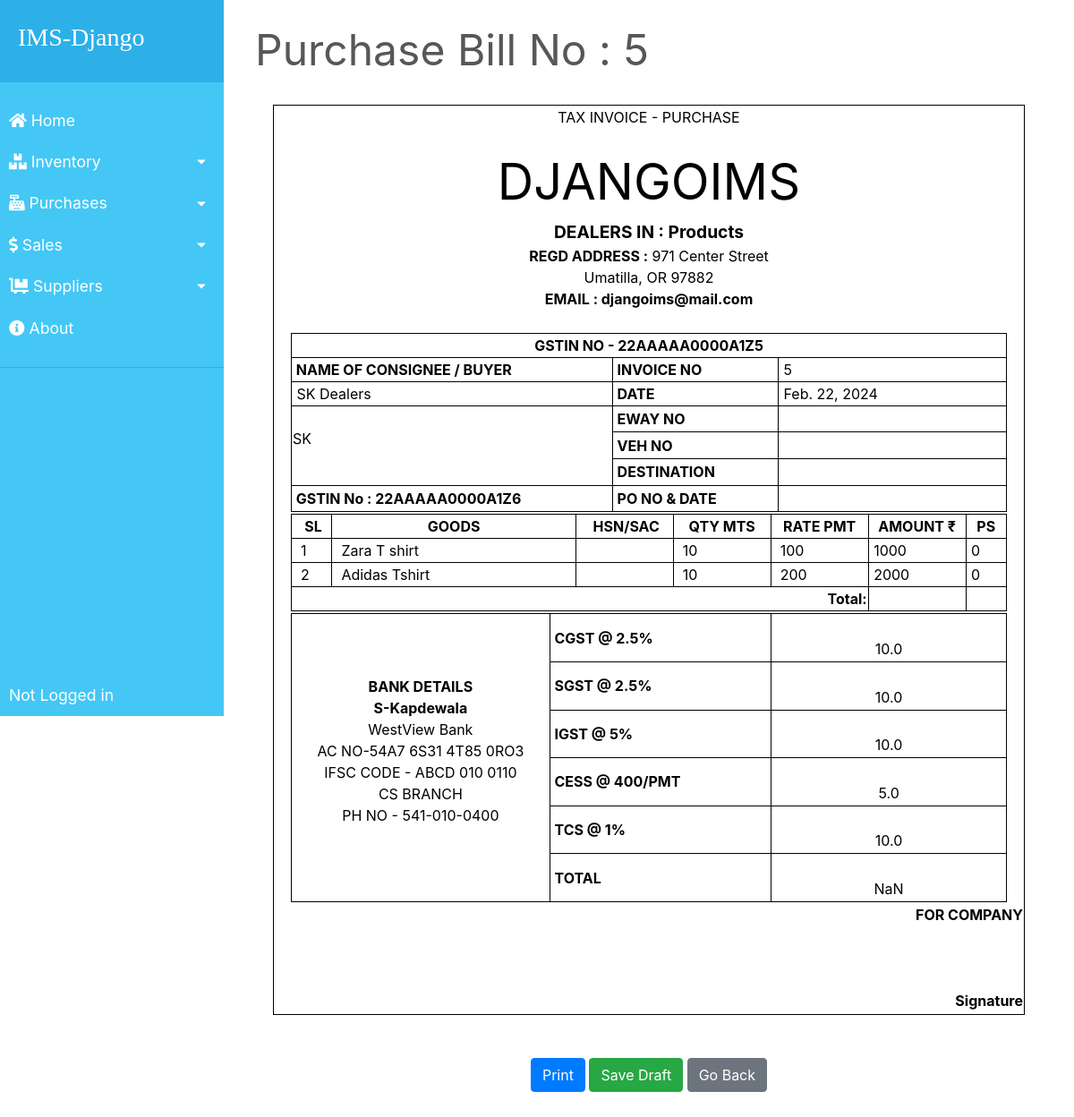
The app's page /transactions/purchases/5 with its own data.
### transactions/models.py (models this page shows, shortened)
class PurchaseBill(models.Model):
    billno = models.AutoField(primary_key=True)
    time = models.DateTimeField(auto_now=True)
    supplier = models.ForeignKey(Supplier, on_delete = models.CASCADE, related_name='purchasesupplier')

class Supplier(models.Model):
    id = models.AutoField(primary_key=True)
    name = models.CharField(max_length=150)
    phone = models.CharField(max_length=12, unique=True)
    address = models.CharField(max_length=200)
    email = models.EmailField(max_length=254, unique=True)
    gstin = models.CharField(max_length=15, unique=True)
    is_deleted = models.BooleanField(default=False)

class PurchaseBillDetails(models.Model):
    billno = models.ForeignKey(PurchaseBill, on_delete = models.CASCADE, related_name='purchasedetailsbillno')
    eway = models.CharField(max_length=50, blank=True, null=True)
    veh = models.CharField(max_length=50, blank=True, null=True)
    destination = models.CharField(max_length=50, blank=True, null=True)
    po = models.CharField(max_length=50, blank=True, null=True)
    cgst = models.CharField(max_length=50, blank=True, null=True)
    sgst = models.CharField(max_length=50, blank=True, null=True)
    igst = models.CharField(max_length=50, blank=True, null=True)
    cess = models.CharField(max_length=50, blank=True, null=True)
    tcs = models.CharField(max_length=50, blank=True, null=True)
    total = models.CharField(max_length=50, blank=True, null=True)

class PurchaseItem(models.Model):
    billno = models.ForeignKey(PurchaseBill, on_delete = models.CASCADE, related_name='purchasebillno')
    stock = models.ForeignKey(Stock, on_delete = models.CASCADE, related_name='purchaseitem')
    quantity = models.IntegerField(default=1)
    perprice = models.IntegerField(default=1)
    totalprice = models.IntegerField(default=1)

### inventory/models.py (models this page shows, shortened)
class Stock(models.Model):
    id = models.AutoField(primary_key=True)
    name = models.CharField(max_length=30, unique=True)
    quantity = models.IntegerField(default=1)
    is_deleted = models.BooleanField(default=False)

### transactions/views.py (the view, shortened to what this page needs)
# urls.py: path("purchases/<billno>", views.PurchaseBillView.as_view(), name="purchase-bill"),
class PurchaseBillView(View):
    model = PurchaseBill
    template_name = "bill/purchase_bill.html"
    bill_base = "bill/bill_base.html"
    def get(self, request, billno):
        context = {
            'bill'          : PurchaseBill.objects.get(billno=billno),
            'items'         : PurchaseItem.objects.filter(billno=billno),
            'billdetails'   : PurchaseBillDetails.objects.get(billno=billno),
            'bill_base'     : self.bill_base,
        }
        return render(request, self.template_name, context)

### transactions/templates/bill/purchase_bill.html (shortened to what this page needs)
{% extends bill_base %}
{% load static %}
{% block content %}
    <div style="color:#575757; font-style: bold; font-size: 3rem;  border-bottom: 1px solid white;">Purchase Bill No : {{ bill.billno }}</div>
    <form method="post">
        <div class="bg">
            <br>
            <div id="printArea" class="bg">
                <table class="outer-box inner-box" style="width: 840px; margin-left: auto; margin-right: auto;">
                    <tbody>
                        <tr style="height: 1px;">
                            <td> <p style="text-align: center;">TAX INVOICE - PURCHASE</p> </td>
                        </tr>
                        <tr style="text-align: center;">
                            <td >
                                <span style="font-size: 350%;">DJANGOIMS</span> <br>
                                <span style="font-size: 120%; font-weight: bold;">DEALERS IN : Products</span> <br>
                                <span style="font-weight: bold;">REGD ADDRESS :</span> 971 Center Street<br>Umatilla, OR 97882<br>
                                <span style="font-weight: bold;">EMAIL : djangoims@mail.com</span> <br><br>
                            </td>
                        </tr>
                        <tr>
                            <td>
                            <table class="outer-box" style="width: 800px; margin-left: auto; margin-right: auto;">
                                <tbody>
                                    <tr>
                                        <td class="inner-box" style="text-align: center; font-weight: bold;" colspan="3">GSTIN NO - 22AAAAA0000A1Z5</td>
                                    </tr>
                                    <tr>
                                        <td class="inner-box" style="width: 50%; font-weight: bold;">&nbsp;NAME OF CONSIGNEE / BUYER</td>
                                        <td class="inner-box" style="width: 25%; font-weight: bold;">&nbsp;INVOICE NO</td>
                                        <td class="inner-box" style="width: 25%;">&nbsp;{{ bill.billno }}</td>
                                    </tr>
                                    <tr>
                                        <td class="inner-box" style="width: 50%;">&nbsp;{{ bill.supplier.name }}</td>
                                        <td class="inner-box" style="width: 25%; font-weight: bold;">&nbsp;DATE</td>
                                        <td class="inner-box" style="width: 25%;">&nbsp;{{ bill.time.date }}</td>
                                    </tr>
                                    <tr>
                                        <td class="inner-box" style="width: 50%;" rowspan="3">{{ bill.supplier.address|linebreaks }}</td>
                                        <td class="inner-box" style="width: 25%; font-weight: bold;">&nbsp;EWAY NO</td>
                                        <td class="inner-box align-middle" style="width: 25%;"> <input type="text" name="eway" class="align-middle" style="border: 0; overflow: hidden;" value="{% if billdetails.eway %}{{ billdetails.eway }}{% endif %}"> </td>
                                    </tr>
                                    <tr>
                                        <td class="inner-box" style="width: 25%; font-weight: bold;">&nbsp;VEH NO</td>
                                        <td class="inner-box align-middle" style="width: 25%;"> <input type="text" name="veh" class="align-middle" style="border: 0; overflow: hidden;" value="{% if billdetails.veh %}{{ billdetails.veh }}{% endif %}"> </td>
                                    </tr>
                                    <tr>
                                        <td class="inner-box" style="width: 25%; font-weight: bold;">&nbsp;DESTINATION</td>
                                        <td class="inner-box align-middle" style="width: 25%;"> <input type="text" name="destination" class="align-middle" style="border: 0; overflow: hidden;" value=""> </td>
                                    </tr>
                                    <tr>
                                        <td class="inner-box" style="font-weight: bold;">&nbsp;GSTIN No : {{ bill.supplier.gstin }}</td>
                                        <td class="inner-box" style="width: 25%; font-weight: bold;">&nbsp;PO NO &amp; DATE</td>
                                        <td class="inner-box align-middle" style="width: 25%;"> <input type="text" name="po" class="align-middle" style="border: 0; overflow: hidden;" value="{% if billdetails.po %}{{ billdetails.po }}{% endif %}"> </td>
                                    </tr>
                            </table>
                            </td>
                        </tr>
                        <tr>
                            <td>
                            <table class="outer-box" style="width: 800px; margin-left: auto; margin-right: auto;">
                                <tbody>
                                    <tr>
                                        <td class="inner-box" style="width: 05%; font-weight: bold; text-align: center;">&nbsp;SL</td>
                                        <td class="inner-box" style="width: 30%; font-weight: bold; text-align: center;">GOODS</td>
                                        <td class="inner-box" style="width: 12%; font-weight: bold; text-align: center;">&nbsp;HSN/SAC</td>
                                        <td class="inner-box" style="width: 12%; font-weight: bold; text-align: center;">QTY MTS</td>
                                        <td class="inner-box" style="width: 12%; font-weight: bold; text-align: center;">RATE PMT</td>
                                        <td class="inner-box" style="width: 12%; font-weight: bold; text-align: center;">AMOUNT ₹</td>
                                        <td class="inner-box" style="width: 05%; font-weight: bold; text-align: center;">PS</td>
                                    </tr>
                                    {% for item in items %}
                                    <tr style="height: auto;">
                                        <td class="inner-box" style="width: 5%;">&nbsp; {{ forloop.counter }}</td>
                                        <td class="inner-box" style="width: 30%;">&nbsp; {{ item.stock.name }}</td>
                                        <td class="inner-box" style="width: 12%;">&nbsp;</td>
                                        <td class="inner-box" style="width: 12%;">&nbsp; {{ item.quantity }}</td>
                                        <td class="inner-box" style="width: 12%;">&nbsp; {{ item.perprice }}</td>
                                        <td class="inner-box" style="width: 12%;">&nbsp;{{ item.totalprice }}</td>
                                        <td class="inner-box" style="width: 5%;">&nbsp;0</td>
                                    </tr>
                                    {% endfor %}
                                    <tr style="height: auto; font-weight: bold;">
                                        <td colspan="5" class="inner-box" style="text-align: right;">Total:</td>
                                        <td class="inner-box" style="width: 12%;">&nbsp;{{ total_sum }}</td>
                                        <td class="inner-box" style="width: 5%;">&nbsp;</td>
                                    </tr>
                                </tbody>
                            </table>
                            </td>
                        </tr>
                        <tr>
                            <td>
                            <table class="outer-box inner-box" style="width: 800px; margin-left: auto; margin-right: auto;">
                                <tbody>
                                    <tr>
                                        <td class="inner-box" style="width: 35%; text-align: center;" rowspan="6">
                                            <p> <span style="font-weight: bold;">BANK DETAILS <br> S-Kapdewala</span> <br>
                                                WestView Bank <br> AC NO-54A7 6S31 4T85 0RO3 <br> IFSC CODE - ABCD 010 0110 <br> CS BRANCH <br> PH NO - 541-010-0400</p>
                                        </td>
                                        <td class="inner-box" style="width: 30%; font-weight: bold;">&nbsp;CGST @ 2.5%</td>
                                        <td class="inner-box align-middle" style="width: 30%;">&nbsp; <input type="text" name="cgst" class="align-middle" pattern="[0-9]+\.[0-9]+" style="border: 0; overflow: hidden;" value="{% if billdetails.cgst %}{{ billdetails.cgst }}{% endif %}"></td>
                                    </tr>
                                    <tr>
                                        <td class="inner-box" style="font-weight: bold;">&nbsp;SGST @ 2.5%</td>
                                        <td class="inner-box align-middle">&nbsp; <input type="text" name="sgst" class="align-middle" pattern="[0-9]+\.[0-9]+" style="border: 0; overflow: hidden;" value="{% if billdetails.sgst %}{{ billdetails.sgst }}{% endif %}"></td>
                                    </tr>
                                    <tr>
                                        <td class="inner-box" style="font-weight: bold;">&nbsp;IGST @ 5% </td>
                                        <td class="inner-box align-middle">&nbsp; <input type="text" name="igst" class="align-middle" pattern="[0-9]+\.[0-9]+" style="border: 0; overflow: hidden;" value="{% if billdetails.igst %}{{ billdetails.igst }}{% endif %}"></td>
                                    </tr>
                                    <tr>
                                        <td class="inner-box" style="font-weight: bold;">&nbsp;CESS @ 400/PMT </td>
                                        <td class="inner-box align-middle">&nbsp; <input type="text" name="cess" class="align-middle" pattern="[0-9]+\.[0-9]+" style="border: 0; overflow: hidden;" value="{% if billdetails.cess %}{{ billdetails.cess }}{% endif %}"></td>
                                    </tr>
                                    <tr>
                                        <td class="inner-box" style="font-weight: bold;">&nbsp;TCS @ 1%</td>
                                        <td class="inner-box align-middle">&nbsp; <input type="text" name="tcs" class="align-middle" pattern="[0-9]+\.[0-9]+" style="border: 0; overflow: hidden;" value="{% if billdetails.tcs %}{{ billdetails.tcs }}{% endif %}"></td>
                                    </tr>
                                    <tr>
                                        <td class="inner-box" style="font-weight: bold;">&nbsp;TOTAL</td>
                                        <td class="inner-box align-middle">&nbsp; <input type="text" name="total" class="align-middle" pattern="[0-9]+\.[0-9]+" style="border: 0; overflow: hidden;" value="{% if billdetails.total %}{{ billdetails.total }}{% endif %}"> </td>
                                    </tr>
                                </tbody>
                            </table>
                            </td>
                        </tr>
                        <tr>
                            <td style="text-align: right;">
                                <span style="font-weight: bold;">FOR COMPANY <br><br><br><br> Signature</span>
                            </td>
                        </tr>
                        <tr>
                            <td style="text-align: center;">
                            </td>
                        </tr>
                    </tbody>
                </table>
            </div>
        </div>
        <br><br>
        <div class="wrapper">
            <button class="center btn btn-primary" onclick="printpage('printArea')">Print</button>
            <button class="center btn btn-success" type="submit">Save Draft</button>
            <a href="{% url 'purchases-list' %}" class=" btn center btn-secondary">Go Back</a>
        </div>
    </form>
{% endblock %}

### homepage/static/css/main.css (style rules this page uses)
body, html { height: 100%; }
p { color: rgb(49, 49, 49); }
a { color: #55b159; }
.align-middle { text-align: center; }

### homepage/static/css/bill.css (style rules this page uses)
.outer-box { border-collapse: collapse; }
.inner-box { border: 1px solid #000; }
.wrapper { text-align: center; }
.center { position: relative; }
.bg { background-color: #fff; color: #000; }
p { background-color: #fff; color: #000; }

### records on screen
PurchaseBill: billno "5", supplier.name "SK Dealers", time "Feb. 22, 2024", supplier.address "SK", supplier.gstin "22AAAAA0000A1Z6"
PurchaseBillDetails: cgst "10.0", sgst "10.0", igst "10.0", cess "5.0", tcs "10.0", total "NaN"
PurchaseItem: stock.name "Zara T shirt", quantity "10", perprice "100", totalprice "1000"
PurchaseItem: stock.name "Adidas Tshirt", quantity "10", perprice "200", totalprice "2000"
